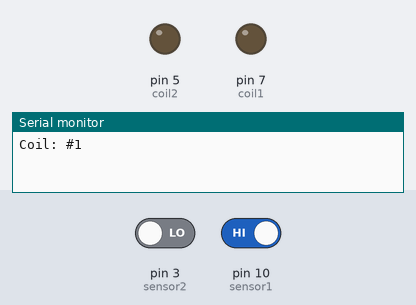
This sketch was run on a simulated Arduino Uno, built with avr-gcc and run on an emulated ATmega328P. Shown: output pins drawn as LEDs (lit = HIGH), the last lines printed to the serial monitor. Dashed ring = blinking. The inputs (shaded band) are chosen by the test bench; at power-on: pin 3 (sensor2) LOW, pin 10 (sensor1) HIGH.

Above: at 1.2 s.
1.3 s: pin 3 (sensor2) driven HIGH
At 3.7 s:
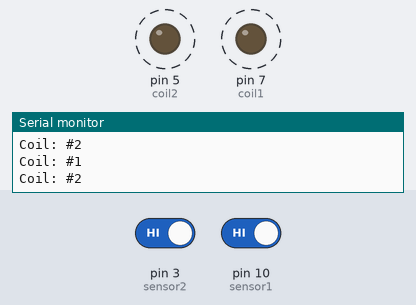
4.3 s: pin 10 (sensor1) driven LOW
At 5.3 s:
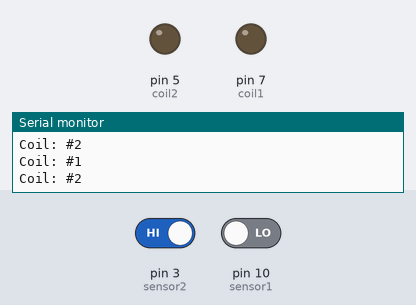
5.8 s: pin 10 (sensor1) driven HIGH
At 6.6 s:
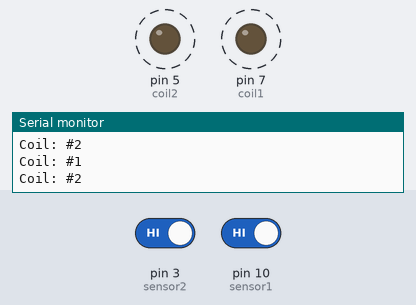
8.8 s: pin 3 (sensor2) driven LOW
At 9.3 s:
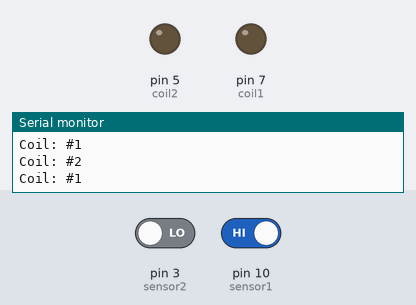
Timing chart, 0 to 11.3 s (numbered marks = the images above; inputs shaded):
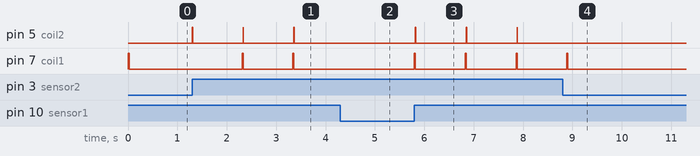

Measured:
- after the input at 1.3 s, pin 5 (coil2): alternates HIGH for 0.01 s and LOW for 1.0 s, starting at once; pin 7 (coil1): alternates HIGH for 0.02 s and LOW for 1.0 s, starting after 1.0 s
- after the input at 4.3 s, pin 5 (coil2), pin 7 (coil1): stops changing and stays LOW
- after the input at 5.8 s, pin 5 (coil2): alternates HIGH for 0.01 s and LOW for 1.0 s, starting at once; pin 7 (coil1): alternates HIGH for 0.02 s and LOW for 1.0 s, starting at once
- after the input at 8.8 s, pin 5 (coil2): stops changing and stays LOW; pin 7 (coil1): goes on until 8.9 s, then stays LOW

The sketch:

ECE306_FinalProject.ino
```cpp
int sensor1 = 10;                     //Setting sensor 1 to digital pin #10.
int sensor2 = 3;                      //Setting sensor 2 to digital pin #3.
int coil1 = 7;                        //Setting signal to coil 1 to digital pin #7.
int coil2 = 5;                        //Setting signal to coil 2 to digital pin #7.

void setup()
{
  Serial.begin(9600);
  pinMode(sensor1, INPUT);            //Signal from sensor 1, as an INPUT.
  pinMode(sensor2, INPUT);            //Signal from sensor 2, as an INPUT.
  pinMode(coil1, OUTPUT);             //Signal to the Comparator to turn on Coil 1, as an OUTPUT.
  pinMode(coil2, OUTPUT);             //Signal to the Comparator to turn on Coil 2, as an OUTPUT.
}

void loop()
{
  digitalWrite(coil1, 0);             //Turning off coil at initial state.
  while(digitalRead(sensor1)==0);     //Wait to see if the sensor 1 detects something.
  Serial.println("Coil: #1");         //Once sensor 1 detects someone, breaks out of while loop, and print text.
  digitalWrite(coil1, 1);             //Sends a HIGH signal from Arduino to comparator to turn on coil 1.
  delay(20);                          //The delay of 20 millisecond allows coil to be on for 20 millisecond.
  digitalWrite(coil1, 0);             //Sends a LOW signal from Arduino to comparator to turn off coil 1.
  while(digitalRead(sensor2)==0);     //Wait to see if the sensor 2 detects something.
  Serial.println("Coil: #2");         //Once sensor 2 detects someone, breaks out of while loop, and print text.
  digitalWrite(coil2, 1);             //Sends a HIGH signal from Arduino to comparator to turn on coil 2.
  delay(9);                           //The delay of 9 millisecond allows coil to be on for 9 millisecond.
  digitalWrite(coil2, 0);             //Sends a HIGH signal from Arduino to comparator to turn on coil 2.
  delay(1000);                        //Wait for 1 second before looping back to the beginning of the loop().
}
```
